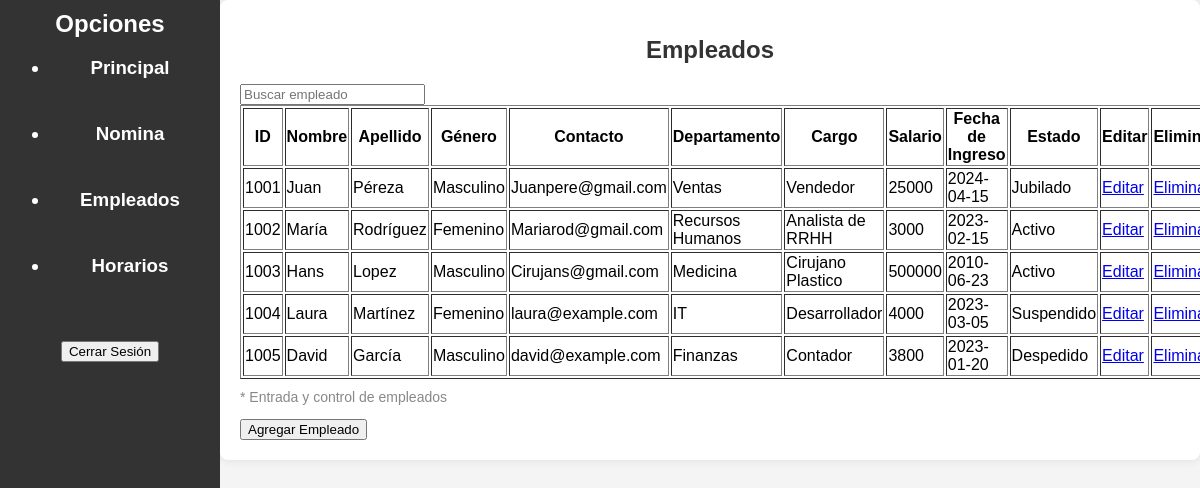
The page /L-Empleados.php on the database its author committed.
### tables this page shows
CREATE TABLE `empleado` (
  `ID` int(255) NOT NULL,
  `ID-Empleado` int(255) NOT NULL,
  `Nombre` varchar(255) NOT NULL,
  `Apellido` varchar(255) NOT NULL,
  `Genero` varchar(255) NOT NULL,
  `Contacto` varchar(80) NOT NULL,
  `Departamento` varchar(255) NOT NULL,
  `Cargo` varchar(255) NOT NULL,
  `Salario` int(255) NOT NULL,
  `Fecha-Ingreso` date NOT NULL,
  `id_estado_empleado` int(11) DEFAULT NULL
);

CREATE TABLE `estados_empleados` (
  `id_estado` int(11) NOT NULL,
  `nombre_estado` varchar(100) NOT NULL
);

### L-Empleados.php (the view, shortened to what this page needs)
<!DOCTYPE html>
<html lang="es">
<head>
    <link rel="stylesheet" type="text/css" href="css.css">
</head>
<body>
<div class="dashboard">
    <h2>Opciones</h2>
    <H3>
    <ul>
    <li><a href="principal.php" id="principal-link">Principal</a></li>
     <br><br>
    <li><a href="#" id="nomina-link">Nomina</a></li>
     <br><br>
    <li><a href="#" id="empleados-link">Empleados</a></li>
    <br><br>
    <li><a href="Horarios.php" id="horarios-link">Horarios</a></li>
     <br><br>
</ul>
    <form action="login.php" method="post">
        <button type="submit">Cerrar Sesión</button>
    </form> </H3>
</div>
<div class="container">
    <h1>Empleados</h1>
    <input type="text" id="searchInput" onkeyup="buscarEmpleado()" placeholder="Buscar empleado">
    <?php
    include 'Conexion.php';
    $sql = "SELECT e.*, ee.nombre_estado
            FROM empleado e
            LEFT JOIN estados_empleados ee ON e.id_estado_empleado = ee.id_estado";
    $resultado = mysqli_query($conn, $sql);
    function mostrarEmpleados($resultado) {
        if ($resultado && mysqli_num_rows($resultado) > 0) {
            echo "<table border='1' id='employeeTable'>";
            echo "<tr>
                    <th>ID</th>
                    <th>Nombre</th>
                    <th>Apellido</th>
                    <th>Género</th>
                    <th>Contacto</th>
                    <th>Departamento</th>
                    <th>Cargo</th>
                    <th>Salario</th>
                    <th>Fecha de Ingreso</th>
                    <th>Estado</th>
                    <th>Editar</th>
                    <th>Eliminar</th>
                  </tr>";
            while ($fila = mysqli_fetch_assoc($resultado)) {
                echo "<tr>";
                echo "<td>" . $fila['ID-Empleado'] . "</td>";
                echo "<td>" . $fila['Nombre'] . "</td>";
                echo "<td>" . $fila['Apellido'] . "</td>";
                echo "<td>" . $fila['Genero'] . "</td>";
                echo "<td>" . $fila['Contacto'] . "</td>";
                echo "<td>" . $fila['Departamento'] . "</td>";
                echo "<td>" . $fila['Cargo'] . "</td>";
                echo "<td>" . $fila['Salario'] . "</td>";
                echo "<td>" . $fila['Fecha-Ingreso'] . "</td>";
                echo "<td>" . $fila['nombre_estado'] . "</td>";
                echo "<td><a href='editar_empleado.php?id=" . $fila['ID-Empleado'] . "'>Editar</a></td>";
                echo "<td><a href='eliminar_empleado.php?id=" . $fila['ID-Empleado'] . "' onclick='return confirm(\"¿Estás seguro de que deseas eliminar este empleado?\")'>Eliminar</a></td>";
                echo "</tr>";
            }
            echo "</table>";
        } else {
            echo "<p>No se encontraron empleados.</p>";
        }
    }
    mostrarEmpleados($resultado);
    ?>
    <p class="note">* Entrada y control de empleados</p>
    <button onclick="window.location.href = 'formulario_agregar_empleado.php';">Agregar Empleado</button>
</div>
</body>
</html>

### css.css (style rules this page uses)
body { font-family: Arial, sans-serif; background-color: #f4f4f4; margin: 0; padding: 0; font-size: 16px; }
.dashboard { float: left; width: 200px; height: 180vh; background-color: #333; color: #fff; padding: 10px; text-align: center; }
.dashboard h2 { margin: 0; font-size: 24px; }
.dashboard a { color: #fff; text-decoration: none; }
.container { margin-left: 220px; padding: 20px; border-radius: 8px; box-shadow: 0px 0px 10px rgba(0, 0, 0, 0.1); background-color: #fff; }
h1 { text-align: center; color: #333; margin-bottom: 20px; font-size: 24px; }
form { margin-bottom: 20px; }
.note { font-size: 14px; color: #888; margin-top: 10px; }

### rows shown on the page
empleado: value "1001", Nombre "Juan", Apellido "Péreza", Genero "Masculino", Contacto "Juanpere@gmail.com", Departamento "Ventas", Cargo "Vendedor", Salario "25000", value "2024-04-15", id_estado_empleado.nombre_estado "Jubilado"
empleado: value "1002", Nombre "María", Apellido "Rodríguez", Genero "Femenino", Contacto "Mariarod@gmail.com", Departamento "Recursos Humanos", Cargo "Analista de RRHH", Salario "3000", value "2023-02-15", id_estado_empleado.nombre_estado "Activo"
empleado: value "1003", Nombre "Hans", Apellido "Lopez", Genero "Masculino", Contacto "Cirujans@gmail.com", Departamento "Medicina", Cargo "Cirujano Plastico", Salario "500000", value "2010-06-23", id_estado_empleado.nombre_estado "Activo"
empleado: value "1004", Nombre "Laura", Apellido "Martínez", Genero "Femenino", Contacto "laura@example.com", Departamento "IT", Cargo "Desarrollador", Salario "4000", value "2023-03-05", id_estado_empleado.nombre_estado "Suspendido"
empleado: value "1005", Nombre "David", Apellido "García", Genero "Masculino", Contacto "david@example.com", Departamento "Finanzas", Cargo "Contador", Salario "3800", value "2023-01-20", id_estado_empleado.nombre_estado "Despedido"
